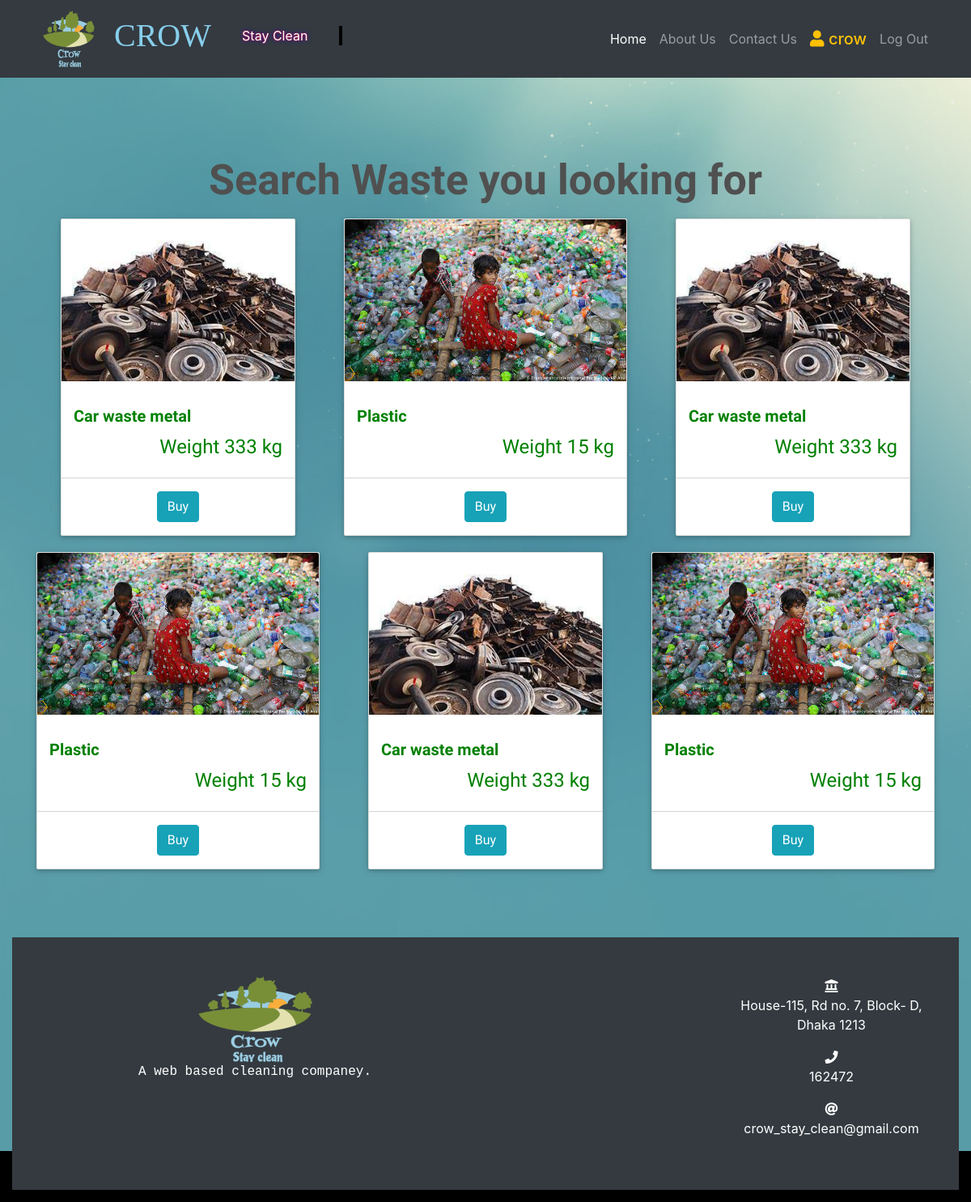
Page /display_garbage/ (signed in) on the earlier database version.
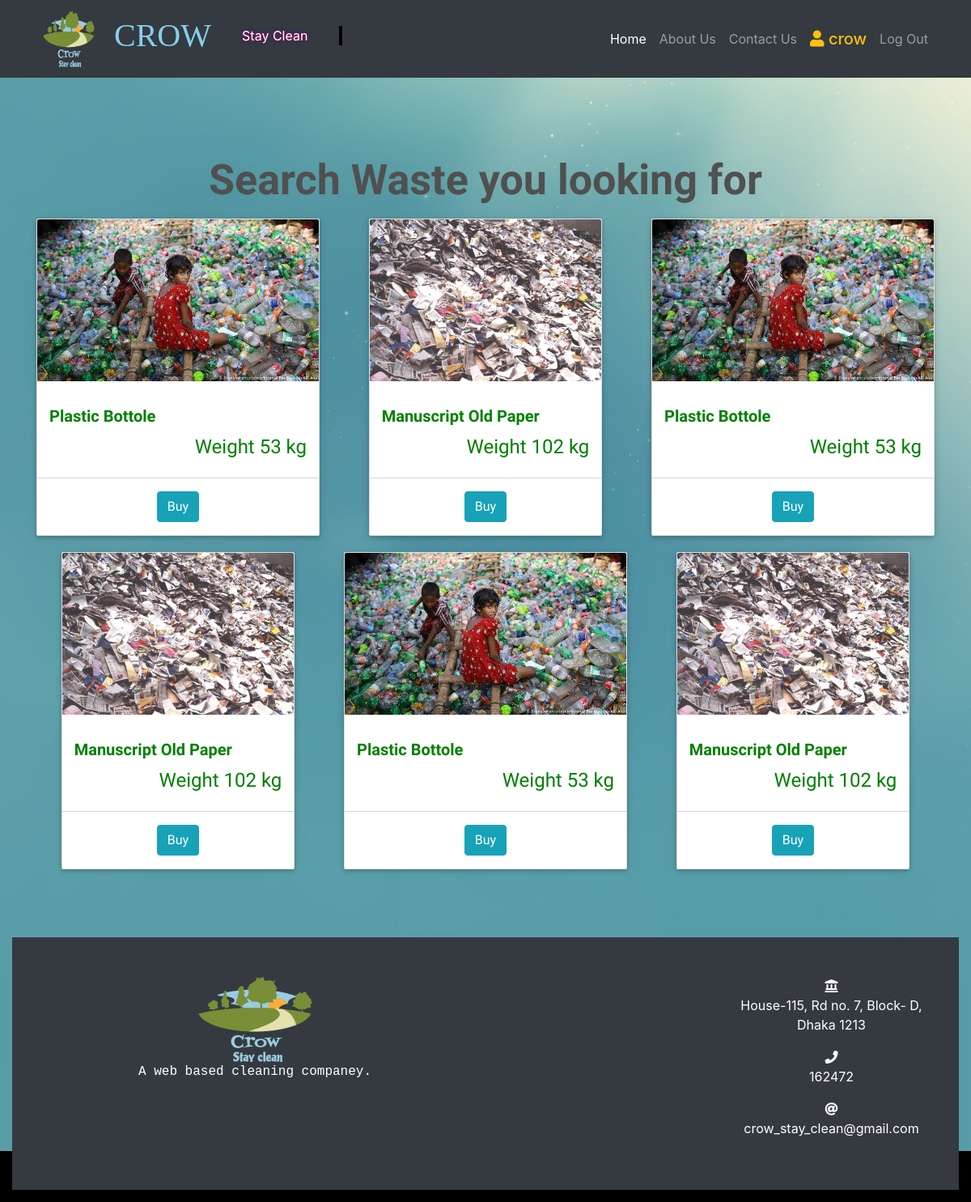
Same page on the later database version.
### management/models.py (models this page shows, shortened)
class Garbage(models.Model):
    name=models.CharField(max_length=255,blank=False)
    desc=models.TextField(blank=False)
    status=models.BooleanField(default=False)
    weight=models.PositiveIntegerField(blank=True)
    image=models.ImageField(upload_to='garbage_product/')
    categoy=models.ForeignKey(GarbageCategory,on_delete=models.CASCADE)
    slug=models.SlugField(blank=True,unique=True)
    uploaded_by=models.IntegerField(default=0)

### management/views.py (the view)
# urls.py: path('display_garbage/',DisplayWasteView,name='display_garbage'),
def DisplayWasteView(request):
    if not request.user.is_authenticated:
        messages.add_message(request,messages.ERROR,'please login first')
        return redirect('homepage')
    if 1==request.user.account_type:
        messages.add_message(request, messages.ERROR,  'Your Account is Seller type please create a Buyer type Account to Buy Garbage')
        return redirect('homepage')
    context=dict()
    active_garbages=Garbage.objects.filter(status=True)
    context['garbages']=active_garbages
    context['loop_times'] = range(1, 4)
    return render(request,'display_waste.html',context)

### templates/display_waste.html (shortened to what this page needs)
{% extends 'base.html' %}
{% load static %}
{% block CSS %}
<link rel="stylesheet" href="{% static 'custom/css/display_waste.css' %}">
{% endblock CSS%}
{% block content %}
<section class="wrapper my-5">
     <div class="container-fostrap">
         <div class="mb-3">
             <h1 class="heading">
                Search Waste you looking for
             </h1>
         </div>
         <div class="content">
             <div class="container">
                 <div class="row">
                    {%for _ in loop_times %}
                    {% for garbage in garbages %}
                         <div class="col-xs-12 col-sm-4 col-md-4">
                         <div class="card">
                              <p class="img-card">
                              <img src="{{garbage.image.url}}" alt="garbage"/>
                              </p>
                              <div class="card-content">
                                   <h4 class="card-title">
                                  {{garbage.name}}
                                   </h4>
                                   <div class="star-section pull-right">
                                   <h4> Weight {{garbage.weight}} kg </h4>
                                   </div>
                                   <div class="clearfix"></div>
                              </div>
                              <div class="card-read-more">
                                   <a href="{% url 'buy_garbage' garbage.slug garbage.id %}">
                                        <button id="detail_btn" class="btn btn-info my-3">Buy</button>
                                   </a>
                              </div>
                         </div>
                         </div>
                    {% endfor %}
                    {% endfor %}
                 </div>
             </div>
         </div>
     </div>
 </section>
{% endblock content %}

Differences in the rows shown:
no longer on this page (row edited): Garbage: image (picture), name "Car waste metal", weight "333"
removed Garbage: image (picture), name "Plastic", weight "15"
now on this page (row edited): Garbage: image (picture), name "Plastic Bottole", weight "53"
added Garbage: image (picture), name "Manuscript Old Paper", weight "102"
